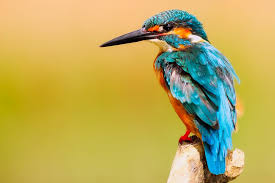
%> input picture Digital_Image_Processing-main/Lab 2/2.jpg, 275 x 183 px
$ octave Task2.m   (GNU Octave 9; MATLAB toolbox functions it lacks are replaced by stand-ins)
%> lines starting %> are read from the running program, lines starting %| are printed output that depends on the picture
X=imread('2.jpg');
%> X is the input picture: size 183x275x3 uint8; mean R, G, B 189.2, 171.6, 90.1
R = X
R(:,:,2:3) = 0;
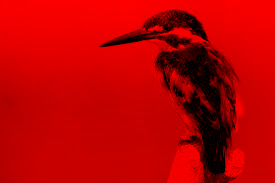
%> R: size 183x275x3 uint8; mean R, G, B 189.2, 0, 0
image(R);
pause(5);
G = X;
G(:,:,[1 3]) = 0;
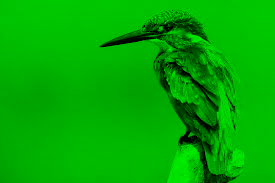
%> G: size 183x275x3 uint8; mean R, G, B 0, 171.6, 0
image(G);
pause(5);
B = X;
B(:,:,1:2) = 0;
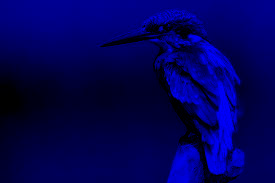
%> B: size 183x275x3 uint8; mean R, G, B 0, 0, 90.1
image(B);
pause(5);

$ run again, with Digital_Image_Processing-main/Lab 2/Lab2 Practice.jpg copied over Digital_Image_Processing-main/Lab 2/2.jpg
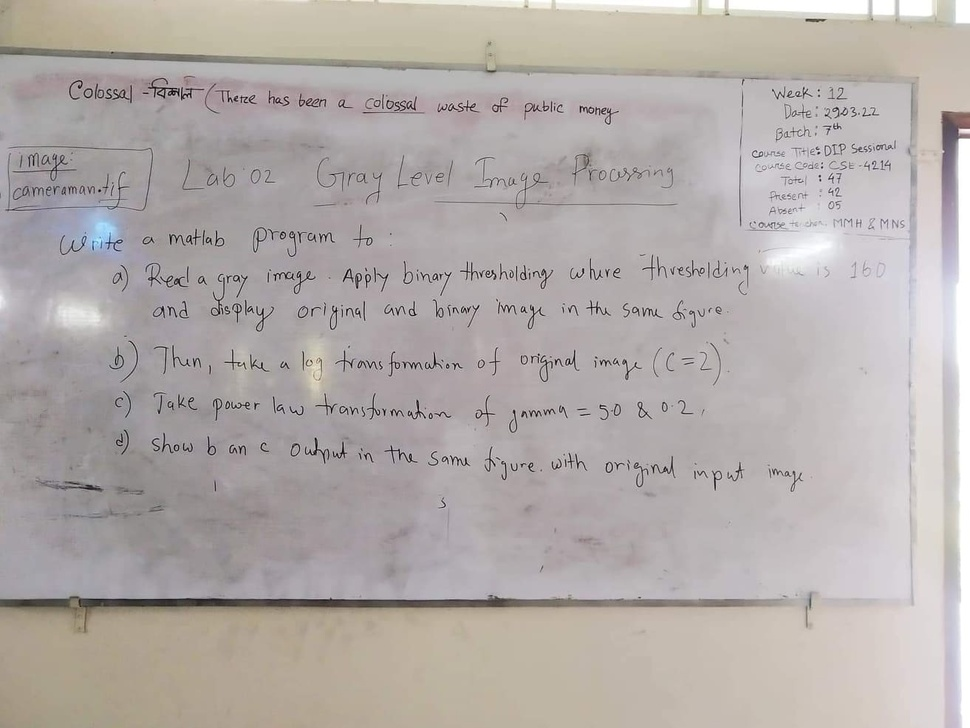
%> input picture Digital_Image_Processing-main/Lab 2/Lab2 Practice.jpg, 970 x 728 px, shrunk from 1313 x 985 before the run
%> X is the input picture: size 728x970x3 uint8; mean R, G, B 178.9, 172.3, 169.9
%> `G(:,:,[1 3]) = 0;`:
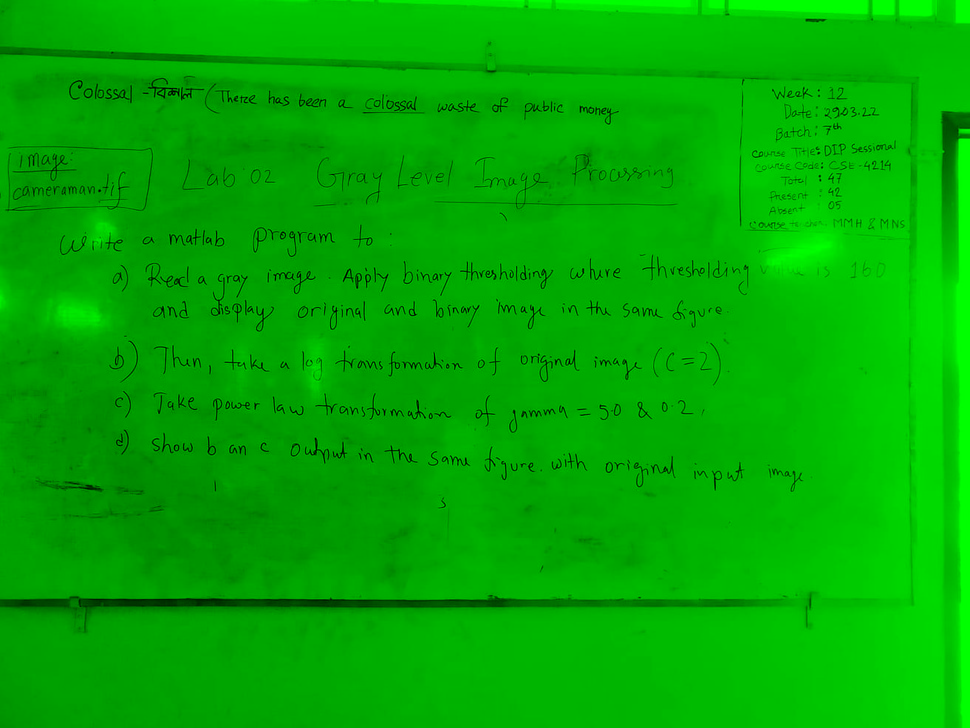
%> G: size 728x970x3 uint8; mean R, G, B 0, 172.3, 0
%> `B(:,:,1:2) = 0;`:
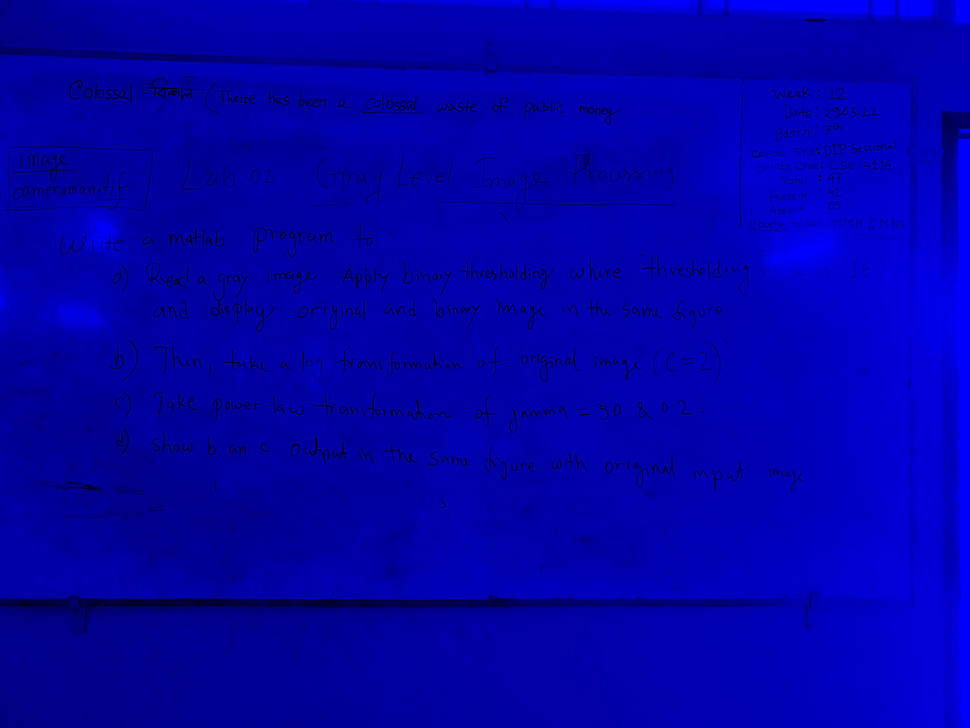
%> B: size 728x970x3 uint8; mean R, G, B 0, 0, 169.9
